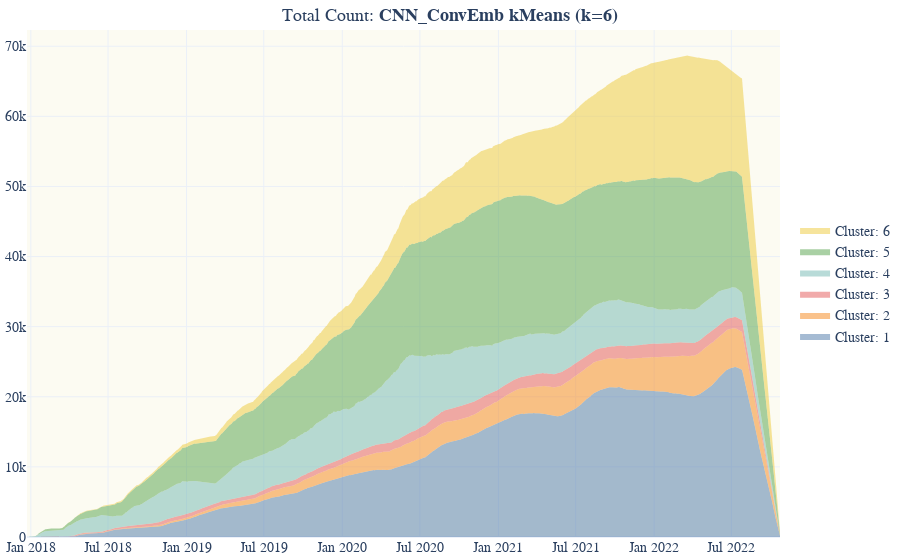

Notebook code cell kept with this figure:
### Code cell
plot_flow(df_data, alg = 'kMeans', k='k6', groupnorm = None, sample = 'all')

### Figure 1 — Plotly figure (JSON) as saved in the notebook; plotly's stock layout.template omitted (floating-point values rounded to 4 significant figures; data arrays with more than 128 entries replaced by an {"elided": "..."} marker saying what was removed)
{"data": [{"fill": "tonexty", "hovertemplate": "%{y:.1f}", "line": {"color": "#4C78A8", "width": 0}, "mode": "lines", "name": "Cluster: 1", "stackgroup": "one", "type": "scatter", "x": {"elided": "1736 str values"}, "y": {"elided": "1736 int values"}}, {"fill": "tonexty", "hovertemplate": "%{y:.1f}", "line": {"color": "#F58518", "width": 0}, "mode": "lines", "name": "Cluster: 2", "stackgroup": "one", "type": "scatter", "x": {"elided": "1658 str values"}, "y": {"elided": "1658 int values"}}, {"fill": "tonexty", "hovertemplate": "%{y:.1f}", "line": {"color": "#E45756", "width": 0}, "mode": "lines", "name": "Cluster: 3", "stackgroup": "one", "type": "scatter", "x": {"elided": "1747 str values"}, "y": {"elided": "1747 int values"}}, {"fill": "tonexty", "hovertemplate": "%{y:.1f}", "line": {"color": "#72B7B2", "width": 0}, "mode": "lines", "name": "Cluster: 4", "stackgroup": "one", "type": "scatter", "x": {"elided": "1766 str values"}, "y": {"elided": "1766 int values"}}, {"fill": "tonexty", "hovertemplate": "%{y:.1f}", "line": {"color": "#54A24B", "width": 0}, "mode": "lines", "name": "Cluster: 5", "stackgroup": "one", "type": "scatter", "x": {"elided": "1749 str values"}, "y": {"elided": "1749 int values"}}, {"fill": "tonexty", "hovertemplate": "%{y:.1f}", "line": {"color": "#EECA3B", "width": 0}, "mode": "lines", "name": "Cluster: 6", "stackgroup": "one", "type": "scatter", "x": {"elided": "1738 str values"}, "y": {"elided": "1738 int values"}}], "layout": {"autosize": true, "font": {"family": "Times New Roman", "size": 14}, "hovermode": "x", "legend": {"x": 1.02, "y": 0.5, "yanchor": "middle"}, "margin": {"b": 20, "l": 5, "r": 20, "t": 30}, "paper_bgcolor": "white", "plot_bgcolor": "rgba(252, 251, 242, 1)", "showlegend": true, "title": {"font": {"family": "Garamond", "size": 18}, "text": "Total Count: <b>CNN_ConvEmb kMeans (k=6)</b>", "x": 0.5, "xanchor": "center", "yanchor": "middle"}, "xaxis": {"autorange": true, "range": ["2017-12-23", "2022-10-23"], "type": "date"}, "yaxis": {"autorange": true, "range": [0, 72310.0], "type": "linear"}}}
